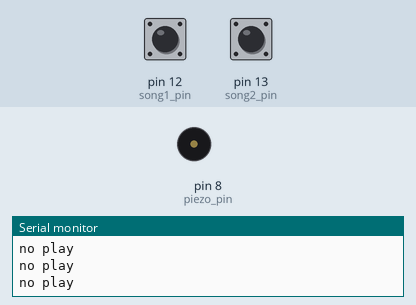
Bench run of a sketch on a simulated Arduino Uno, built with avr-gcc and run on an emulated ATmega328P. Parts: buzzer (waves = sounding), the last lines printed to the serial monitor. The test bench sets the inputs (shaded band); at power-on: pin 12 (song1_pin) LOW, pin 13 (song2_pin) LOW.

Above: at 1.2 s.
1.3 s: pin 12 (song1_pin) driven HIGH
At 2.4 s:
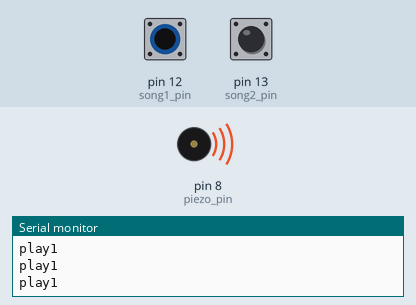
2.8 s: pin 12 (song1_pin) driven LOW
5.8 s: pin 13 (song2_pin) driven HIGH
At 6.8 s:
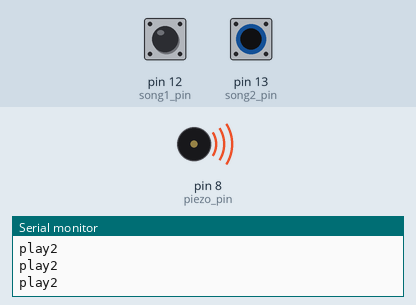
7.3 s: pin 13 (song2_pin) driven LOW
10.3 s: pin 13 (song2_pin) pulsed HIGH 2 times (0.12 s each, 0.3 s apart)
At 13.73 s:
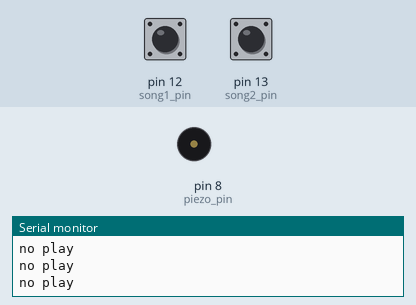
13.9 s: pin 12 (song1_pin) pulsed HIGH 2 times (0.12 s each, 0.3 s apart)
At 14.3 s:
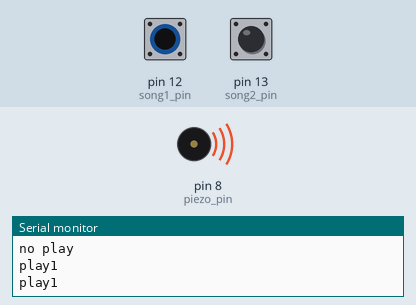
Timing chart, 0 to 18.4 s (numbered marks = the images above; inputs shaded):
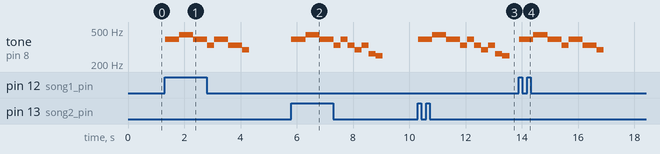

Measured:
- after the input at 1.3 s, tone on pin 8 (piezo_pin): silent → 392 Hz at once, → 440 Hz 0.50 s later, → 392 Hz 0.50 s later
- after the input at 5.8 s, tone on pin 8 (piezo_pin): silent → 392 Hz at once, → 440 Hz 0.50 s later, → 392 Hz 0.50 s later
- after the input at 10.3 s, tone on pin 8 (piezo_pin): plays 392 Hz for 0.50 s, 440 Hz for 0.50 s, 392 Hz for 0.50 s, 330 Hz for 0.25 s, 392 Hz for 0.25 s, 330 Hz for 0.25 s … (10 notes in this stretch), starting at once
- after the input at 13.9 s, tone on pin 8 (piezo_pin): plays 392 Hz for 0.50 s, 440 Hz for 0.50 s, 392 Hz for 0.50 s, 330 Hz for 0.25 s, 392 Hz for 0.50 s, 330 Hz for 0.50 s … (7 notes in this stretch), starting at once

The sketch:

quiz4_181205.ino
```cpp
// preprocessor
#define C 262   // 도
#define D 294   // 레
#define E 330   // 미
#define F 349   // 파
#define G 392   // 솔
#define A 440   // 라
#define B 494   // 시
#define H 523   // 높은 도

int piezo_pin = 8;
int song1_pin = 12;
int song2_pin = 13;
int tempo = 250;
int notes[24] = {G,G,A,A,G,G,E,G,G,E,E,D,G,G,A,A,G,G,E,G,E,D,E,C};
void setup() {
  pinMode(piezo_pin, OUTPUT);
  pinMode(song1_pin, INPUT);
  pinMode(song2_pin, INPUT);
  Serial.begin(9600);
}

void loop() {
  if(digitalRead(song1_pin) == HIGH) {
    for(int i = 0; i < 12; i++) {
      Serial.println("play1");
      tone(piezo_pin, notes[i], tempo);
      delay(250);
    }
  }

  if(digitalRead(song2_pin) == HIGH) {
    for(int i = 12; i <= 24; i++) {
      Serial.println("play2");
      tone(piezo_pin, notes[i], tempo);
      delay(250);
    }
  }
  Serial.println("no play");

}
```
